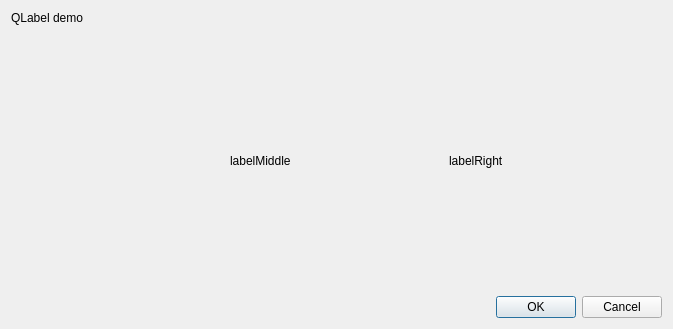
<?xml version="1.0" encoding="UTF-8"?>
<ui version="4.0">
 <class>CDialog</class>
 <widget class="QDialog" name="CDialog">
  <property name="geometry">
   <rect>
    <x>0</x>
    <y>0</y>
    <width>673</width>
    <height>329</height>
   </rect>
  </property>
  <property name="windowTitle">
   <string>Dialog</string>
  </property>
  <layout class="QGridLayout" name="gridLayout">
   <item row="2" column="0" colspan="3">
    <widget class="QDialogButtonBox" name="buttonBox">
     <property name="orientation">
      <enum>Qt::Horizontal</enum>
     </property>
     <property name="standardButtons">
      <set>QDialogButtonBox::Cancel|QDialogButtonBox::Ok</set>
     </property>
    </widget>
   </item>
   <item row="1" column="1">
    <widget class="QLabel" name="labelMiddle">
     <property name="sizePolicy">
      <sizepolicy hsizetype="Preferred" vsizetype="Preferred">
       <horstretch>0</horstretch>
       <verstretch>0</verstretch>
      </sizepolicy>
     </property>
     <property name="text">
      <string>labelMiddle</string>
     </property>
     <property name="scaledContents">
      <bool>true</bool>
     </property>
    </widget>
   </item>
   <item row="1" column="2">
    <widget class="QLabel" name="labelRight">
     <property name="text">
      <string>labelRight</string>
     </property>
    </widget>
   </item>
   <item row="1" column="0">
    <widget class="QWidget" name="widget" native="true">
     <property name="sizePolicy">
      <sizepolicy hsizetype="Minimum" vsizetype="Expanding">
       <horstretch>0</horstretch>
       <verstretch>0</verstretch>
      </sizepolicy>
     </property>
     <property name="minimumSize">
      <size>
       <width>200</width>
       <height>100</height>
      </size>
     </property>
    </widget>
   </item>
   <item row="0" column="0" colspan="3">
    <widget class="QLabel" name="label0">
     <property name="styleSheet">
      <string notr="true"/>
     </property>
     <property name="text">
      <string>QLabel demo</string>
     </property>
    </widget>
   </item>
  </layout>
 </widget>
 <resources/>
 <connections>
  <connection>
   <sender>buttonBox</sender>
   <signal>accepted()</signal>
   <receiver>CDialog</receiver>
   <slot>accept()</slot>
   <hints>
    <hint type="sourcelabel">
     <x>248</x>
     <y>254</y>
    </hint>
    <hint type="destinationlabel">
     <x>157</x>
     <y>274</y>
    </hint>
   </hints>
  </connection>
  <connection>
   <sender>buttonBox</sender>
   <signal>rejected()</signal>
   <receiver>CDialog</receiver>
   <slot>reject()</slot>
   <hints>
    <hint type="sourcelabel">
     <x>316</x>
     <y>260</y>
    </hint>
    <hint type="destinationlabel">
     <x>286</x>
     <y>274</y>
    </hint>
   </hints>
  </connection>
 </connections>
</ui>
